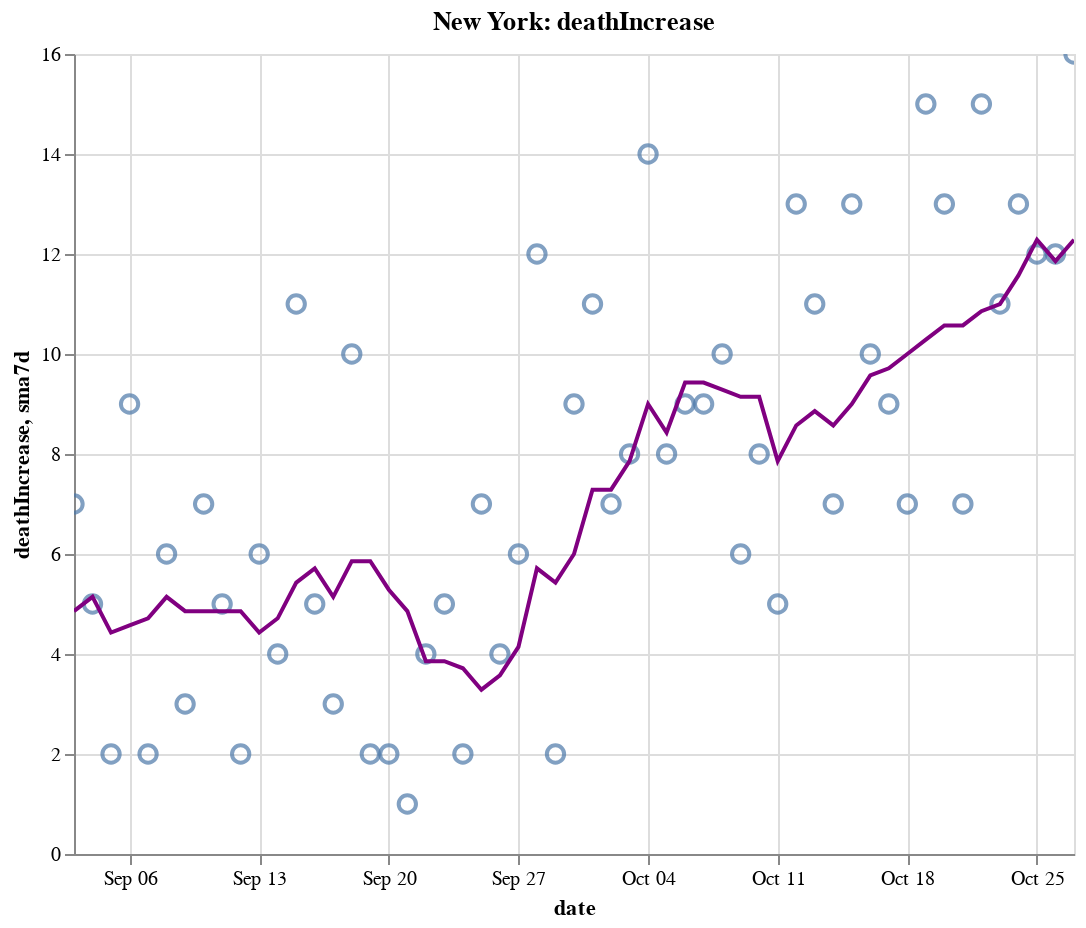

Here is the notebook cell this chart was saved with:
### Code cell
create_plot(ny, 'deathIncrease')

### Figure 1 — Vega-Lite specification as saved in the notebook (floating-point values rounded to 4 significant figures)
{"config": {"view": {"continuousWidth": 400, "continuousHeight": 300}}, "layer": [{"layer": [{"mark": {"type": "point", "size": 75}, "encoding": {"tooltip": [{"type": "temporal", "field": "date"}, {"type": "quantitative", "field": "deathIncrease"}, {"type": "quantitative", "field": "sma7d"}], "x": {"type": "temporal", "field": "date"}, "y": {"type": "quantitative", "field": "deathIncrease"}}, "selection": {"selector012": {"type": "interval", "bind": "scales", "encodings": ["x", "y"]}}}, {"mark": {"type": "line", "color": "purple"}, "encoding": {"x": {"type": "temporal", "field": "date"}, "y": {"type": "quantitative", "field": "sma7d"}}}]}, {"mark": {"type": "rule", "color": "#aaa"}, "encoding": {"x": {"type": "temporal", "field": "date"}}, "transform": [{"filter": {"selection": "selector011"}}]}, {"mark": "circle", "encoding": {"opacity": {"condition": {"value": 1, "selection": "selector011"}, "value": 0}, "tooltip": [{"type": "temporal", "field": "date"}, {"type": "quantitative", "field": "deathIncrease"}, {"type": "quantitative", "field": "sma7d"}], "x": {"type": "temporal", "field": "date"}, "y": {"type": "quantitative", "field": "deathIncrease"}}, "selection": {"selector011": {"type": "single", "encodings": ["x"], "on": "mouseover", "nearest": true, "empty": "none"}}}, {"mark": {"type": "text", "align": "left", "dx": 5, "dy": -5, "stroke": "white", "strokeWidth": 2}, "encoding": {"text": {"type": "quantitative", "field": "deathIncrease"}, "tooltip": [{"type": "temporal", "field": "date"}, {"type": "quantitative", "field": "deathIncrease"}, {"type": "quantitative", "field": "sma7d"}], "x": {"type": "temporal", "field": "date"}, "y": {"type": "quantitative", "field": "deathIncrease"}}, "transform": [{"filter": {"selection": "selector011"}}]}, {"mark": {"type": "text", "align": "left", "dx": 5, "dy": -5}, "encoding": {"text": {"type": "quantitative", "field": "deathIncrease"}, "tooltip": [{"type": "temporal", "field": "date"}, {"type": "quantitative", "field": "deathIncrease"}, {"type": "quantitative", "field": "sma7d"}], "x": {"type": "temporal", "field": "date"}, "y": {"type": "quantitative", "field": "deathIncrease"}}, "transform": [{"filter": {"selection": "selector011"}}]}], "data": {"name": "data-6f438ab56c14de9a5bba4ede893712a4"}, "height": 400, "title": "New York: deathIncrease", "width": 500, "$schema": "https://vega.github.io/schema/vega-lite/v4.8.1.json", "datasets": {"data-6f438ab56c14de9a5bba4ede893712a4": [{"date": "2020-09-03T00:00:00", "totalTestResultsIncrease": 88980.0, "positiveIncrease": 889.0, "death": 25340.0, "deathIncrease": 7.0, "positiveRate": 0.01, "state": "New York", "sma7d": 4.857}, {"date": "2020-09-04T00:00:00", "totalTestResultsIncrease": 93400.0, "positiveIncrease": 864.0, "death": 25350.0, "deathIncrease": 5.0, "positiveRate": 0.009, "state": "New York", "sma7d": 5.143}, {"date": "2020-09-05T00:00:00", "totalTestResultsIncrease": 99760.0, "positiveIncrease": 801.0, "death": 25350.0, "deathIncrease": 2.0, "positiveRate": 0.008, "state": "New York", "sma7d": 4.429}, {"date": "2020-09-06T00:00:00", "totalTestResultsIncrease": 85630.0, "positiveIncrease": 729.0, "death": 25360.0, "deathIncrease": 9.0, "positiveRate": 0.009, "state": "New York", "sma7d": 4.571}, {"date": "2020-09-07T00:00:00", "totalTestResultsIncrease": 58860.0, "positiveIncrease": 520.0, "death": 25360.0, "deathIncrease": 2.0, "positiveRate": 0.009, "state": "New York", "sma7d": 4.714}, {"date": "2020-09-08T00:00:00", "totalTestResultsIncrease": 57830.0, "positiveIncrease": 557.0, "death": 25370.0, "deathIncrease": 6.0, "positiveRate": 0.01, "state": "New York", "sma7d": 5.143}, {"date": "2020-09-09T00:00:00", "totalTestResultsIncrease": 63230.0, "positiveIncrease": 576.0, "death": 25370.0, "deathIncrease": 3.0, "positiveRate": 0.009, "state": "New York", "sma7d": 4.857}, {"date": "2020-09-10T00:00:00", "totalTestResultsIncrease": 76810.0, "positiveIncrease": 757.0, "death": 25380.0, "deathIncrease": 7.0, "positiveRate": 0.01, "state": "New York", "sma7d": 4.857}, {"date": "2020-09-11T00:00:00", "totalTestResultsIncrease": 89720.0, "positiveIncrease": 880.0, "death": 25380.0, "deathIncrease": 5.0, "positiveRate": 0.01, "state": "New York", "sma7d": 4.857}, {"date": "2020-09-12T00:00:00", "totalTestResultsIncrease": 102900.0, "positiveIncrease": 849.0, "death": 25380.0, "deathIncrease": 2.0, "positiveRate": 0.008, "state": "New York", "sma7d": 4.857}, {"date": "2020-09-13T00:00:00", "totalTestResultsIncrease": 72670.0, "positiveIncrease": 725.0, "death": 25390.0, "deathIncrease": 6.0, "positiveRate": 0.01, "state": "New York", "sma7d": 4.429}, {"date": "2020-09-14T00:00:00", "totalTestResultsIncrease": 63360.0, "positiveIncrease": 583.0, "death": 25390.0, "deathIncrease": 4.0, "positiveRate": 0.009, "state": "New York", "sma7d": 4.714}, {"date": "2020-09-15T00:00:00", "totalTestResultsIncrease": 73680.0, "positiveIncrease": 766.0, "death": 25400.0, "deathIncrease": 11.0, "positiveRate": 0.01, "state": "New York", "sma7d": 5.429}, {"date": "2020-09-16T00:00:00", "totalTestResultsIncrease": 75090.0, "positiveIncrease": 652.0, "death": 25410.0, "deathIncrease": 5.0, "positiveRate": 0.009, "state": "New York", "sma7d": 5.714}, {"date": "2020-09-17T00:00:00", "totalTestResultsIncrease": 91500.0, "positiveIncrease": 896.0, "death": 25410.0, "deathIncrease": 3.0, "positiveRate": 0.01, "state": "New York", "sma7d": 5.143}, {"date": "2020-09-18T00:00:00", "totalTestResultsIncrease": 89730.0, "positiveIncrease": 790.0, "death": 25420.0, "deathIncrease": 10.0, "positiveRate": 0.009, "state": "New York", "sma7d": 5.857}, {"date": "2020-09-19T00:00:00", "totalTestResultsIncrease": 110400.0, "positiveIncrease": 986.0, "death": 25420.0, "deathIncrease": 2.0, "positiveRate": 0.009, "state": "New York", "sma7d": 5.857}, {"date": "2020-09-20T00:00:00", "totalTestResultsIncrease": 100400.0, "positiveIncrease": 862.0, "death": 25430.0, "deathIncrease": 2.0, "positiveRate": 0.009, "state": "New York", "sma7d": 5.286}, {"date": "2020-09-21T00:00:00", "totalTestResultsIncrease": 58320.0, "positiveIncrease": 573.0, "death": 25430.0, "deathIncrease": 1.0, "positiveRate": 0.01, "state": "New York", "sma7d": 4.857}, {"date": "2020-09-22T00:00:00", "totalTestResultsIncrease": 84000.0, "positiveIncrease": 754.0, "death": 25430.0, "deathIncrease": 4.0, "positiveRate": 0.009, "state": "New York", "sma7d": 3.857}, {"date": "2020-09-23T00:00:00", "totalTestResultsIncrease": 70930.0, "positiveIncrease": 665.0, "death": 25440.0, "deathIncrease": 5.0, "positiveRate": 0.009, "state": "New York", "sma7d": 3.857}, {"date": "2020-09-24T00:00:00", "totalTestResultsIncrease": 92950.0, "positiveIncrease": 955.0, "death": 25440.0, "deathIncrease": 2.0, "positiveRate": 0.01, "state": "New York", "sma7d": 3.714}, {"date": "2020-09-25T00:00:00", "totalTestResultsIncrease": 94820.0, "positiveIncrease": 908.0, "death": 25450.0, "deathIncrease": 7.0, "positiveRate": 0.01, "state": "New York", "sma7d": 3.286}, {"date": "2020-09-26T00:00:00", "totalTestResultsIncrease": 99950.0, "positiveIncrease": 1005.0, "death": 25450.0, "deathIncrease": 4.0, "positiveRate": 0.01, "state": "New York", "sma7d": 3.571}, {"date": "2020-09-27T00:00:00", "totalTestResultsIncrease": 84770.0, "positiveIncrease": 866.0, "death": 25460.0, "deathIncrease": 6.0, "positiveRate": 0.01, "state": "New York", "sma7d": 4.143}, {"date": "2020-09-28T00:00:00", "totalTestResultsIncrease": 52940.0, "positiveIncrease": 834.0, "death": 25470.0, "deathIncrease": 12.0, "positiveRate": 0.016, "state": "New York", "sma7d": 5.714}, {"date": "2020-09-29T00:00:00", "totalTestResultsIncrease": 88230.0, "positiveIncrease": 1189.0, "death": 25470.0, "deathIncrease": 2.0, "positiveRate": 0.013, "state": "New York", "sma7d": 5.429}, {"date": "2020-09-30T00:00:00", "totalTestResultsIncrease": 97960.0, "positiveIncrease": 1000.0, "death": 25480.0, "deathIncrease": 9.0, "positiveRate": 0.01, "state": "New York", "sma7d": 6.0}, {"date": "2020-10-01T00:00:00", "totalTestResultsIncrease": 109200.0, "positiveIncrease": 1382.0, "death": 25490.0, "deathIncrease": 11.0, "positiveRate": 0.013, "state": "New York", "sma7d": 7.286}, {"date": "2020-10-02T00:00:00", "totalTestResultsIncrease": 119500.0, "positiveIncrease": 1598.0, "death": 25500.0, "deathIncrease": 7.0, "positiveRate": 0.013, "state": "New York", "sma7d": 7.286}, {"date": "2020-10-03T00:00:00", "totalTestResultsIncrease": 134300.0, "positiveIncrease": 1731.0, "death": 25500.0, "deathIncrease": 8.0, "positiveRate": 0.013, "state": "New York", "sma7d": 7.857}, {"date": "2020-10-04T00:00:00", "totalTestResultsIncrease": 110300.0, "positiveIncrease": 1222.0, "death": 25520.0, "deathIncrease": 14.0, "positiveRate": 0.011, "state": "New York", "sma7d": 9.0}, {"date": "2020-10-05T00:00:00", "totalTestResultsIncrease": 76400.0, "positiveIncrease": 933.0, "death": 25530.0, "deathIncrease": 8.0, "positiveRate": 0.012, "state": "New York", "sma7d": 8.429}, {"date": "2020-10-06T00:00:00", "totalTestResultsIncrease": 96360.0, "positiveIncrease": 1393.0, "death": 25540.0, "deathIncrease": 9.0, "positiveRate": 0.014, "state": "New York", "sma7d": 9.429}, {"date": "2020-10-07T00:00:00", "totalTestResultsIncrease": 108200.0, "positiveIncrease": 1360.0, "death": 25540.0, "deathIncrease": 9.0, "positiveRate": 0.013, "state": "New York", "sma7d": 9.429}, {"date": "2020-10-08T00:00:00", "totalTestResultsIncrease": 145800.0, "positiveIncrease": 1836.0, "death": 25560.0, "deathIncrease": 10.0, "positiveRate": 0.013, "state": "New York", "sma7d": 9.286}, {"date": "2020-10-09T00:00:00", "totalTestResultsIncrease": 139300.0, "positiveIncrease": 1592.0, "death": 25560.0, "deathIncrease": 6.0, "positiveRate": 0.011, "state": "New York", "sma7d": 9.143}, {"date": "2020-10-10T00:00:00", "totalTestResultsIncrease": 134600.0, "positiveIncrease": 1447.0, "death": 25570.0, "deathIncrease": 8.0, "positiveRate": 0.011, "state": "New York", "sma7d": 9.143}, {"date": "2020-10-11T00:00:00", "totalTestResultsIncrease": 118300.0, "positiveIncrease": 1143.0, "death": 25570.0, "deathIncrease": 5.0, "positiveRate": 0.01, "state": "New York", "sma7d": 7.857}, {"date": "2020-10-12T00:00:00", "totalTestResultsIncrease": 91790.0, "positiveIncrease": 1029.0, "death": 25590.0, "deathIncrease": 13.0, "positiveRate": 0.011, "state": "New York", "sma7d": 8.571}, {"date": "2020-10-13T00:00:00", "totalTestResultsIncrease": 99070.0, "positiveIncrease": 1393.0, "death": 25600.0, "deathIncrease": 11.0, "positiveRate": 0.014, "state": "New York", "sma7d": 8.857}, {"date": "2020-10-14T00:00:00", "totalTestResultsIncrease": 111700.0, "positiveIncrease": 1232.0, "death": 25600.0, "deathIncrease": 7.0, "positiveRate": 0.011, "state": "New York", "sma7d": 8.571}, {"date": "2020-10-15T00:00:00", "totalTestResultsIncrease": 133200.0, "positiveIncrease": 1460.0, "death": 25620.0, "deathIncrease": 13.0, "positiveRate": 0.011, "state": "New York", "sma7d": 9.0}, {"date": "2020-10-16T00:00:00", "totalTestResultsIncrease": 136000.0, "positiveIncrease": 1707.0, "death": 25630.0, "deathIncrease": 10.0, "positiveRate": 0.013, "state": "New York", "sma7d": 9.571}, {"date": "2020-10-17T00:00:00", "totalTestResultsIncrease": 160000.0, "positiveIncrease": 1784.0, "death": 25640.0, "deathIncrease": 9.0, "positiveRate": 0.011, "state": "New York", "sma7d": 9.714}, {"date": "2020-10-18T00:00:00", "totalTestResultsIncrease": 128800.0, "positiveIncrease": 1390.0, "death": 25640.0, "deathIncrease": 7.0, "positiveRate": 0.011, "state": "New York", "sma7d": 10.0}, {"date": "2020-10-19T00:00:00", "totalTestResultsIncrease": 82010.0, "positiveIncrease": 998.0, "death": 25660.0, "deathIncrease": 15.0, "positiveRate": 0.012, "state": "New York", "sma7d": 10.29}, {"date": "2020-10-20T00:00:00", "totalTestResultsIncrease": 90540.0, "positiveIncrease": 1201.0, "death": 25670.0, "deathIncrease": 13.0, "positiveRate": 0.013, "state": "New York", "sma7d": 10.57}, {"date": "2020-10-21T00:00:00", "totalTestResultsIncrease": 124800.0, "positiveIncrease": 2026.0, "death": 25680.0, "deathIncrease": 7.0, "positiveRate": 0.016, "state": "New York", "sma7d": 10.57}, {"date": "2020-10-22T00:00:00", "totalTestResultsIncrease": 135300.0, "positiveIncrease": 1628.0, "death": 25690.0, "deathIncrease": 15.0, "positiveRate": 0.012, "state": "New York", "sma7d": 10.86}, {"date": "2020-10-23T00:00:00", "totalTestResultsIncrease": 141500.0, "positiveIncrease": 1637.0, "death": 25700.0, "deathIncrease": 11.0, "positiveRate": 0.012, "state": "New York", "sma7d": 11.0}, {"date": "2020-10-24T00:00:00", "totalTestResultsIncrease": 156900.0, "positiveIncrease": 2061.0, "death": 25720.0, "deathIncrease": 13.0, "positiveRate": 0.013, "state": "New York", "sma7d": 11.57}, {"date": "2020-10-25T00:00:00", "totalTestResultsIncrease": 120800.0, "positiveIncrease": 1632.0, "death": 25730.0, "deathIncrease": 12.0, "positiveRate": 0.014, "state": "New York", "sma7d": 12.29}, {"date": "2020-10-26T00:00:00", "totalTestResultsIncrease": 82120.0, "positiveIncrease": 1191.0, "death": 25740.0, "deathIncrease": 12.0, "positiveRate": 0.015, "state": "New York", "sma7d": 11.86}, {"date": "2020-10-27T00:00:00", "totalTestResultsIncrease": 111600.0, "positiveIncrease": 1991.0, "death": 25760.0, "deathIncrease": 16.0, "positiveRate": 0.018, "state": "New York", "sma7d": 12.29}]}}
